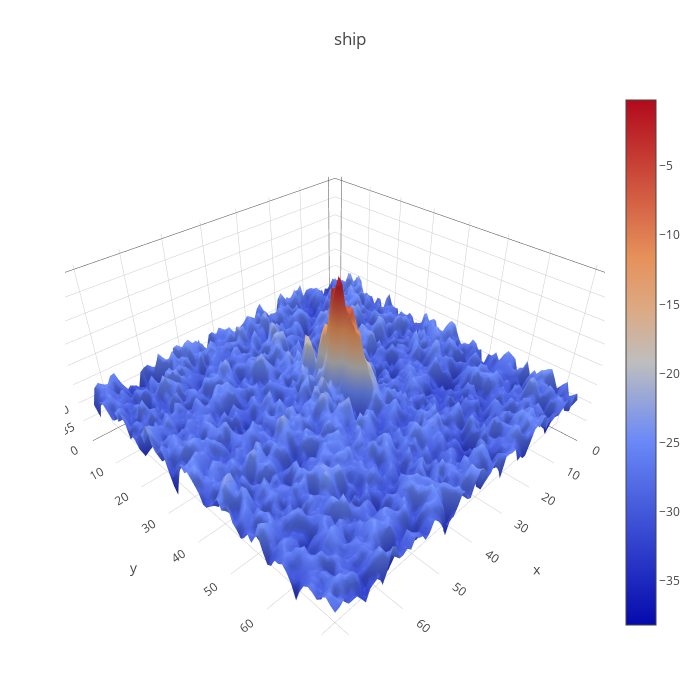

Source (notebook cell):
### Code cell
plotmy3d(x_train[0,0,:,:], 'ship')

### Figure 1 — Plotly figure (JSON) as saved in the notebook; plotly's stock layout.template omitted (floating-point values rounded to 4 significant figures; data arrays with more than 128 entries replaced by an {"elided": "..."} marker saying what was removed)
{"data": [{"type": "surface", "z": {"elided": "75x75 float values"}}], "layout": {"autosize": false, "height": 700, "margin": {"b": 65, "l": 65, "r": 50, "t": 90}, "title": "ship", "width": 700}}
